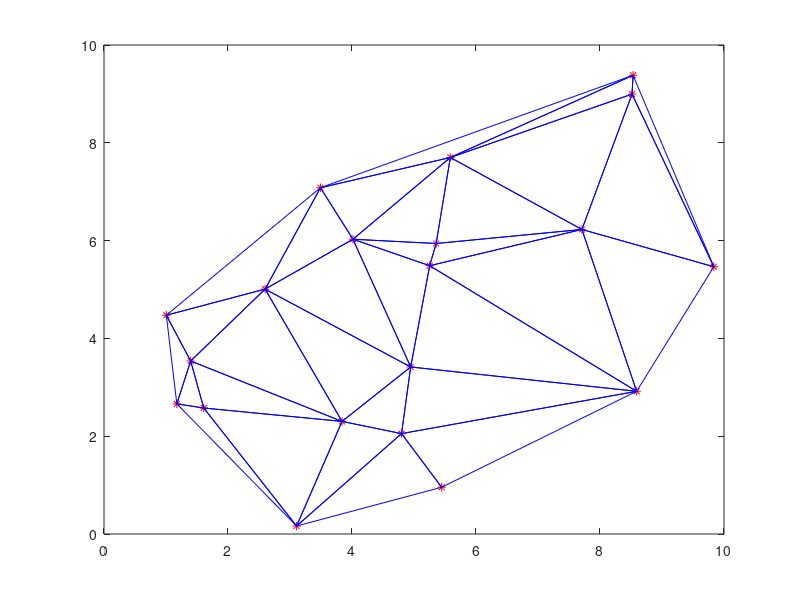

Source code (MATLAB): (Note: a time limit stopped this script after it produced the figure.)
number = 20;
x = 10 * rand(1, number);
y = 10 * rand(1, number);

tri = delaunay(x, y);

hold on;
plot(x, y, 'r*');
for ii = 1 : size(tri, 1)
    plot([x(tri(ii, 1)) x(tri(ii, 2))], [y(tri(ii, 1)) y(tri(ii, 2))], 'b');
    plot([x(tri(ii, 2)) x(tri(ii, 3))], [y(tri(ii, 2)) y(tri(ii, 3))], 'b');
    plot([x(tri(ii, 3)) x(tri(ii, 1))], [y(tri(ii, 3)) y(tri(ii, 1))], 'b');
end
set(gca, 'box', 'on');
print(gcf, '-dpng', 'delaunary.png');



fileID = fopen('out.txt');
p_num = fscanf(fileID, '%d', 1);
points = fscanf(fileID, '%f', [2 p_num]);
points = points';

tri_num = fscanf(fileID, '%d', 1);
tri = fscanf(fileID, '%f', [6 tri_num]);
tri = tri';
fclose(fileID);



hold on;
plot(points(:, 1), points(:, 2), 'r*');
for ii = 1 : size(tri, 1)
    plot([tri(ii, 1) tri(ii, 3)], [tri(ii, 2) tri(ii, 4)], 'b');
    plot([tri(ii, 3) tri(ii, 5)], [tri(ii, 4) tri(ii, 6)], 'b');
    plot([tri(ii, 5) tri(ii, 1)], [tri(ii, 6) tri(ii, 2)], 'b');
end
set(gca, 'box', 'on');
print(gcf, '-dpng', 'delaunary.png');
